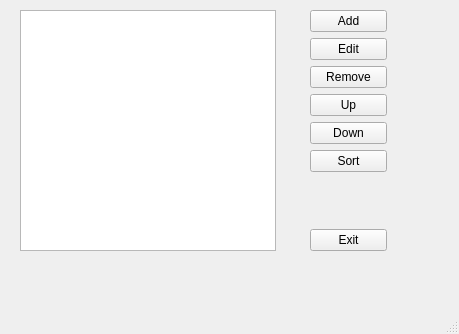
<?xml version="1.0" encoding="UTF-8"?>
<ui version="4.0">
 <class>MainWindow</class>
 <widget class="QMainWindow" name="MainWindow">
  <property name="geometry">
   <rect>
    <x>0</x>
    <y>0</y>
    <width>459</width>
    <height>334</height>
   </rect>
  </property>
  <property name="windowTitle">
   <string>MainWindow</string>
  </property>
  <widget class="QWidget" name="centralwidget">
   <widget class="QListWidget" name="listitems">
    <property name="geometry">
     <rect>
      <x>20</x>
      <y>10</y>
      <width>256</width>
      <height>241</height>
     </rect>
    </property>
   </widget>
   <widget class="QWidget" name="">
    <property name="geometry">
     <rect>
      <x>310</x>
      <y>10</y>
      <width>77</width>
      <height>241</height>
     </rect>
    </property>
    <layout class="QVBoxLayout" name="verticalLayout">
     <item>
      <widget class="QPushButton" name="btnAdd">
       <property name="text">
        <string>Add</string>
       </property>
      </widget>
     </item>
     <item>
      <widget class="QPushButton" name="btnEdit">
       <property name="text">
        <string>Edit</string>
       </property>
      </widget>
     </item>
     <item>
      <widget class="QPushButton" name="btnRemove">
       <property name="text">
        <string>Remove</string>
       </property>
      </widget>
     </item>
     <item>
      <widget class="QPushButton" name="btnUp">
       <property name="text">
        <string>Up</string>
       </property>
      </widget>
     </item>
     <item>
      <widget class="QPushButton" name="btnDown">
       <property name="text">
        <string>Down</string>
       </property>
      </widget>
     </item>
     <item>
      <widget class="QPushButton" name="btnSort">
       <property name="text">
        <string>Sort</string>
       </property>
      </widget>
     </item>
     <item>
      <spacer name="verticalSpacer">
       <property name="orientation">
        <enum>Qt::Vertical</enum>
       </property>
       <property name="sizeHint" stdset="0">
        <size>
         <width>20</width>
         <height>40</height>
        </size>
       </property>
      </spacer>
     </item>
     <item>
      <widget class="QPushButton" name="btnExit">
       <property name="text">
        <string>Exit</string>
       </property>
      </widget>
     </item>
    </layout>
   </widget>
  </widget>
  <widget class="QMenuBar" name="menubar">
   <property name="geometry">
    <rect>
     <x>0</x>
     <y>0</y>
     <width>459</width>
     <height>22</height>
    </rect>
   </property>
  </widget>
  <widget class="QStatusBar" name="statusbar"/>
 </widget>
 <resources/>
 <connections/>
</ui>
